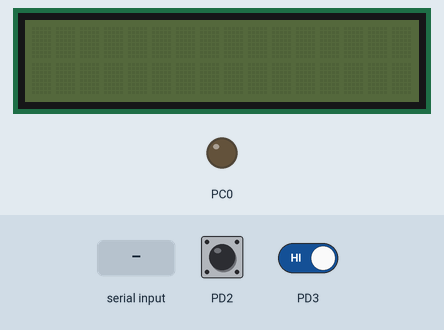
Recording of a program running on a simulated ATmega328P, built with avr-gcc and emulated at 8 MHz. Shown: 16×2 character LCD, output pins drawn as LEDs (lit = HIGH). Wiring (inferred from the signals the program sends): character LCD (HD44780): RS PC1; E PC2; data PB0, PB1, PB2, PB3, PB4, PB5, PB6, PB7. Inputs (shaded band) come from the test bench; at power-on: PD2 HIGH, PD3 HIGH. Pins used as bus, display or sensor lines are not drawn; what the program prints to the serial monitor is not drawn.

Above: at 0.01 s.
At 2.1 s:
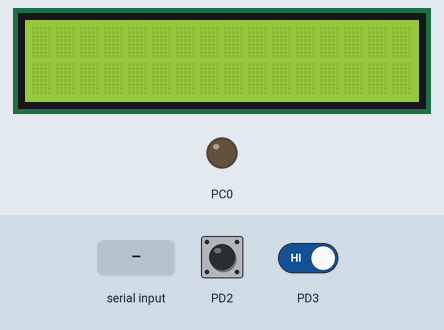
2.2 s: PD2 driven LOW
At 3.4 s:
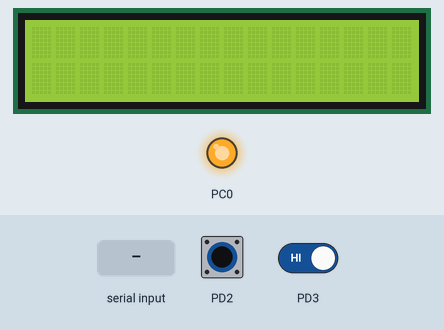
3.7 s: PD3 driven LOW
5.2 s: "1" received over Serial
6.7 s: PD2 driven HIGH
8.2 s: PD2 pulsed LOW 2 times (0.12 s each, 0.3 s apart)
Timing chart, 0 to 11.2 s (numbered marks = the images above; inputs shaded):
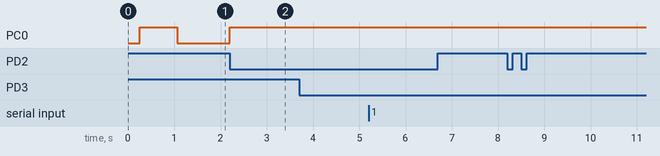

The program:

main.c
```c
/*
 * InterfaceSerial.c
 *
 * Created: 9/30/2019 11:42:52 PM
 * Author : Paulo H
 */

#include <avr/io.h>
#include <string.h>
#include <avr/interrupt.h>

#define BAUD 9600UL
#define F_CPU 8000000UL
#define MYUBRR ((unsigned long)((F_CPU/(16*BAUD))-1))

#include <util/delay.h>

int count = 0;
int flag = 0;
int flag2 = 0;

/* -------------------------------------------- SERIAL ----------------------------------------- */

void USART_Init(unsigned int ubrr){
	/*Set baud rate */
	/* UBRR0H contains the 4 most significant bits of the
	baud rate. UBRR0L contains the 8 least significant
	bits.*/
	UBRR0H = (unsigned char)(ubrr>>8);
	UBRR0L = (unsigned char)ubrr;


	/*Enable transmitter and receiver */
	UCSR0B = (1<<RXEN0)|(1<<TXEN0);

	/* Set frame format: 8data */
	UCSR0C = (1<<USBS0)|(3<<UCSZ00);
}

void USART_Transmit(unsigned char data){
	/* Wait for empty transmit buffer */
	while ( !( UCSR0A & (1<<UDRE0)) );

	/* Put data into buffer, sends the data */
	UDR0 = data;
}

unsigned char USART_Receive(void){
	count++;
	while(!(UCSR0A & (1<<RXC0)));
	return UDR0;
}

void USART_putstring(char* StringPtr){
	while(*StringPtr != 0){
		USART_Transmit(*StringPtr++);
	}
}

/* --------------------------------------------- LCD ------------------------------------------- */

void lcd_init(){
	lcd_comando(0x38);
	lcd_comando(0x0E);
	lcd_comando(0x06);
	lcd_comando(0x01);
}

void lcd_comando(char comando){
	PORTB = comando;
	PORTC &= ~(0x01);
	PORTC &= ~(0x02);
	PORTC |= (0x04);
	_delay_ms(50);
	PORTC &= ~(0x04);
}

void lcd_dado(char dado){
	PORTB = dado;
	PORTC |= (0x01);
	PORTC &= ~(0x02);
	PORTC |= (0x04);
	_delay_ms(50);
	PORTC &= ~(0x04);

}

int i;

void lcd_print (char *c){
		while (*c != 0)
			lcd_dado(*c++);
}

void lcd_clear(){
	lcd_comando(0x01);	//Limpa o LCD
	_delay_ms(2);		//Espera até limpar o LCD
	lcd_comando(0x80);	//Move o cursor pra posição 1
}

lcd_terminal_visual(){
	if(count == 16 && flag == 0){
		lcd_clear();
		lcd_comando(0x80);
		USART_Transmit(0x0d);
		flag = 1;
		count = 0;
	}

	else if (count == 16 && flag == 1){
		lcd_comando(0xc0);
		USART_Transmit(0x0d);
	}

	else if (count >= 32 && flag == 1){
		lcd_clear();
		lcd_comando(0x80);
		USART_Transmit(0x0d);
		count = 0;
	}
}

/* --------------------------------------------------------------------------------------------- */

char tx;

ISR(PCINT2_vect){
	if(!(PIND&(1<< 2))){
		tx = 'A';
		lcd_dado(tx);
		USART_Transmit(tx);
		count++;
	}

	if(!(PIND&(1<< 3))){
		tx = 'B';
		lcd_dado(tx);
		USART_Transmit(tx);
		count++;
	}
	lcd_terminal_visual();
}

void ativa_interrupcao(){
	PCICR = 0x04;
	PCMSK2 = 0x0c;
	sei();
}

int main(void){
	DDRB = 0xff;
	DDRC = 0x07;
	lcd_init();
	USART_Init(MYUBRR);
    lcd_comando(0x80);
    lcd_print("Interface Serial");
	USART_putstring("USART para LCD");
	USART_Transmit(0x0d);
	lcd_comando(0xc0);
	ativa_interrupcao();

	while(1){
		lcd_terminal_visual();

		tx = USART_Receive();

		lcd_dado(tx);
		USART_Transmit(tx);
    }
}
```

Measured:
- after the input at 2.2 s, PC0: LOW → HIGH at once
- after the input at 3.7 s, every drawn part: stays the same
- after the input at 5.2 s, every drawn part: stays the same
- after the input at 6.7 s, every drawn part: stays the same
- after the input at 8.2 s, every drawn part: stays the same
